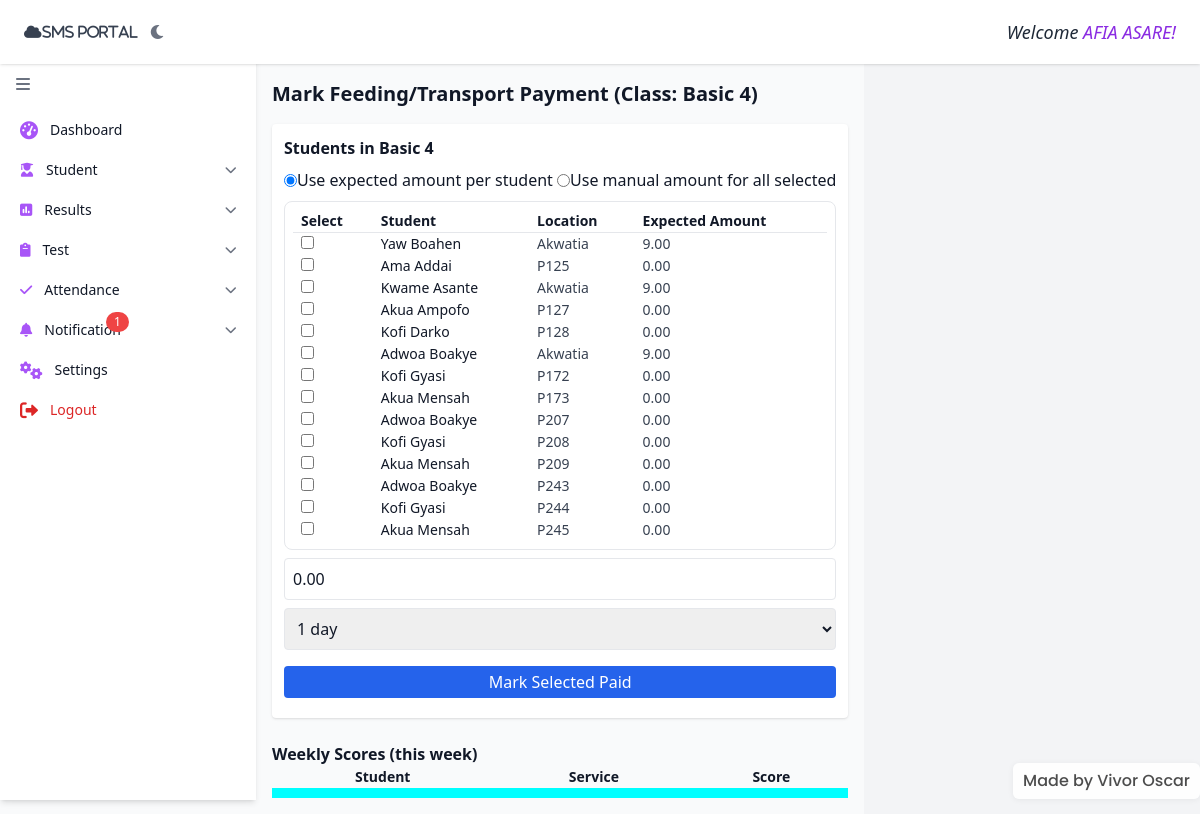
Screenshot of /public/staff/feeding.php (signed in) with the database file from the repository.
### tables this page shows
CREATE TABLE `staff` (
  `staff_id` varchar(255) NOT NULL,
  `gender` varchar(255) DEFAULT NULL,
  `first_name` varchar(255) DEFAULT NULL,
  `mid_name` varchar(255) DEFAULT NULL,
  `last_name` varchar(255) DEFAULT NULL,
  `dob` varchar(255) DEFAULT NULL,
  `number` varchar(255) DEFAULT NULL,
  `email` varchar(255) DEFAULT NULL,
  `class` varchar(110) NOT NULL,
  `curaddress` varchar(255) DEFAULT NULL,
  `qualification` varchar(255) DEFAULT NULL,
  `join_date` varchar(255) DEFAULT NULL,
  `role` varchar(255) DEFAULT NULL,
  `username` varchar(255) DEFAULT NULL,
  `password` varchar(255) DEFAULT NULL,
  `conpassword` varchar(255) DEFAULT NULL
);

CREATE TABLE `class` (
  `class_id` varchar(255) NOT NULL,
  `class_name` varchar(50) NOT NULL
);

CREATE TABLE `students` (
  `student_id` varchar(255) NOT NULL,
  `gender` varchar(255) NOT NULL,
  `first_name` varchar(255) NOT NULL,
  `mid_name` varchar(255) NOT NULL,
  `last_name` varchar(255) NOT NULL,
  `dob` varchar(255) NOT NULL,
  `number` varchar(255) DEFAULT NULL,
  `email` varchar(255) DEFAULT NULL,
  `class` varchar(25) NOT NULL,
  `curaddress` varchar(255) NOT NULL,
  `parent_name` varchar(255) DEFAULT NULL,
  `parent_email` varchar(255) DEFAULT NULL,
  `parent_number` varchar(255) DEFAULT NULL,
  `role` varchar(255) NOT NULL DEFAULT '''''''student''''''',
  `username` varchar(255) NOT NULL,
  `password` varchar(255) NOT NULL,
  `conpassword` varchar(255) NOT NULL,
  `alumni_year` int(11) DEFAULT NULL,
  `promotion_status` varchar(20) DEFAULT NULL,
  `promotion_target` varchar(100) DEFAULT NULL
);

### public/staff/feeding.php (the view, shortened to what this page needs)
<?php
include 'include/side-bar.php';
include '../../includes/database.php';
$staff_username = $_SESSION['username'];
$staff_class = '';
$staff_result = $conn->query("SELECT staff_id FROM staff WHERE username = '" . $conn->real_escape_string($staff_username) . "'");
$staff_data = $staff_result ? $staff_result->fetch_assoc() : null;
$staff_id = $staff_data['staff_id'] ?? null;
if ($staff_id) {
    $class_query = $conn->query("SELECT c.class_name FROM staff_classes sc JOIN class c ON sc.class_name = c.class_name WHERE sc.staff_id = '" . $conn->real_escape_string($staff_id) . "'");
    $class_row = $class_query ? $class_query->fetch_assoc() : null;
    if ($class_row) $staff_class = $class_row['class_name'];
}
$students = [];
if ($staff_class) {
    $student_query = "SELECT s.student_id, s.first_name, s.last_name, s.email, s.username, s.class, s.curaddress FROM students s WHERE s.class = '" . $conn->real_escape_string($staff_class) . "'";
    $sr = $conn->query($student_query);
    if ($sr) $students = $sr->fetch_all(MYSQLI_ASSOC);
    $excludedIds = [];
    $students_display = array_filter($students, function ($r) use ($excludedIds) {
        return !isset($excludedIds[$r['student_id']]);
    });
}
$services = [];
$fr = $conn->query("SELECT * FROM service_fees ORDER BY service_name, location");
if ($fr) $services = $fr->fetch_all(MYSQLI_ASSOC);
?>
<div class="flex min-h-screen bg-gray-50 dark:bg-gray-900 text-gray-900 dark:text-gray-100">
    <main class="flex-1 ml-20 md:ml-48 lg:ml-64 pt-20 p-4 overflow-x-auto">
        <h2 class="text-xl font-bold mb-4">Mark Feeding/Transport Payment (Class: <?php echo htmlspecialchars($staff_class); ?>)</h2>
        <?php
        if (empty($staff_class)) {
            echo '<div class="bg-yellow-100 p-2 mb-4">No class assigned to you. Ask admin to assign a class.</div>';
        } else {
            $expected_map = [];
            foreach ($students as $s) {
                $expected_map[$s['student_id']] = 0.00;
                foreach ($services as $svv) {
                    $field = isset($svv['student_location_field']) && !empty($svv['student_location_field']) ? $svv['student_location_field'] : 'curaddress';
                    $locPlain = trim($svv['location']);
                    $val = isset($s[$field]) ? trim($s[$field]) : '';
                    if ($val !== '' && strcasecmp($val, $locPlain) === 0) {
                        $expected_map[$s['student_id']] += (float)$svv['amount'];
                    }
                }
            }
        ?>
            <div class="mb-6 bg-white p-3 rounded shadow dark:bg-gray-800 dark:shadow-none dark:border dark:border-gray-700">
                <h4 class="font-semibold mb-2">Students in <?php echo htmlspecialchars($staff_class); ?></h4>
                <form method="post" class="mb-2">
                    <div class="mb-2">
                        <label class="inline-flex items-center mr-4"><input type="radio" name="amount_mode" value="expected" checked> Use expected amount per student</label>
                        <label class="inline-flex items-center"><input type="radio" name="amount_mode" value="manual"> Use manual amount for all selected</label>
                    </div>
                    <div class="overflow-x-auto rounded-lg border p-2 dark:border-gray-700">
                        <table class="min-w-full text-left text-sm divide-y divide-gray-200 dark:divide-gray-700">
                            <thead>
                                <tr>
                                    <th class="px-2">Select</th>
                                    <th class="px-2">Student</th>
                                    <th class="px-2">Location</th>
                                    <th class="px-2">Expected Amount</th>
                                </tr>
                            </thead>
                            <tbody>
                                <?php foreach ($students_display as $ms): ?>
                                    <tr>
                                        <td class="px-2"><input type="checkbox" name="student_ids[]" value="<?php echo htmlspecialchars($ms['student_id']); ?>"></td>
                                        <td class="px-2 text-gray-900 dark:text-gray-100"><?php echo htmlspecialchars($ms['first_name'] . ' ' . $ms['last_name']); ?></td>
                                        <td class="px-2 text-gray-700 dark:text-gray-300"><?php echo htmlspecialchars($ms['curaddress']); ?></td>
                                        <td class="px-2 text-gray-700 dark:text-gray-300"><?php echo number_format($expected_map[$ms['student_id']] ?? 0, 2); ?></td>
                                    </tr>
                                <?php endforeach; ?>
                            </tbody>
                        </table>
                    </div>
                    <div class="mt-2 grid grid-cols-3 gap-2">
                        <input type="number" step="0.01" name="amount_paid" placeholder="Amount paid (per student)" class="p-2 border rounded" value="0.00">
                        <select name="days" class="p-2 border rounded">
                            <option value="1">1 day</option>
                        </select>
                        <button type="submit" class="bg-blue-600 text-white px-3 py-1 rounded">Mark Selected Paid</button>
                    </div>
                </form>
            </div>
            <?php
        }
            ?>
        <h3 class="font-semibold">Weekly Scores (this week)</h3>
        <table class="w-full text-center text-sm">
            <thead>
                <tr>
                    <th>Student</th>
                    <th>Service</th>
                    <th>Score</th>
                </tr>
            </thead>
        </table>
        <div style="border-top: 10px solid cyan;">
        </div>
</div>

### public/staff/include/header.php (shortened to what this page needs)
<header class="fixed top-0 left-0 right-0 z-50 h-16 bg-white dark:bg-gray-800 shadow flex items-center justify-between px-4 md:px-6">
  <div class="flex items-center gap-3">
    <i class="fa fa-cloud text-sm text-gray-700 dark:text-gray-200">sms portal</i>
    <button @click="darkMode = !darkMode" class="text-gray-500 dark:text-gray-300 focus:outline-none">
      <i :class="darkMode ? 'fas fa-sun' : 'fas fa-moon'"></i>
    </button>
  </div>
  <div class="text-base md:text-lg text-gray-800 dark:text-white">
    <em>Welcome
      <span style="color:blueviolet;">
        <?php
    include('../../includes/database.php');
        $username = $_SESSION['username'] ?? '';
        $sql = "SELECT first_name, last_name FROM staff WHERE username='$username'";
        $result = mysqli_query($conn, $sql);
        $staff = mysqli_fetch_assoc($result);
        $first_name = $staff['first_name'] ?? '';
        $last_name = $staff['last_name'] ?? '';
        echo strtoupper(htmlspecialchars(($first_name) . ' ' . ($last_name)));
        ?>!
      </span>
    </em>
  </div>
</header>
<?php
if (file_exists(__DIR__ . '/../../include/watermark.php')) {
  include __DIR__ . '/../../include/watermark.php';
}

### templates/loader.php (style rules this page uses)
:root { --loader-bg:rgba(15,23,42,0.92);--accent1:#7c3aed;--accent2:#06b6d4;--accent3:#f97316 }

### rows the page displays
staff: first_name+last_name "AFIA ASARE"
class: class_name "Basic 4"
students: first_name+last_name "Yaw Boahen", curaddress "Akwatia", student_id "9.00"
students: first_name+last_name "Ama Addai", curaddress "P125", student_id "0.00"
students: first_name+last_name "Kwame Asante", curaddress "Akwatia", student_id "9.00"
students: first_name+last_name "Akua Ampofo", curaddress "P127", student_id "0.00"
students: first_name+last_name "Kofi Darko", curaddress "P128", student_id "0.00"
students: first_name+last_name "Adwoa Boakye", curaddress "Akwatia", student_id "9.00"
students: first_name+last_name "Kofi Gyasi", curaddress "P172", student_id "0.00"
students: first_name+last_name "Akua Mensah", curaddress "P173", student_id "0.00"
students: first_name+last_name "Adwoa Boakye", curaddress "P207", student_id "0.00"
students: first_name+last_name "Kofi Gyasi", curaddress "P208", student_id "0.00"
students: first_name+last_name "Akua Mensah", curaddress "P209", student_id "0.00"
students: first_name+last_name "Adwoa Boakye", curaddress "P243", student_id "0.00"
students: first_name+last_name "Kofi Gyasi", curaddress "P244", student_id "0.00"
students: first_name+last_name "Akua Mensah", curaddress "P245", student_id "0.00"

### other values shown
$notif_count "1"
